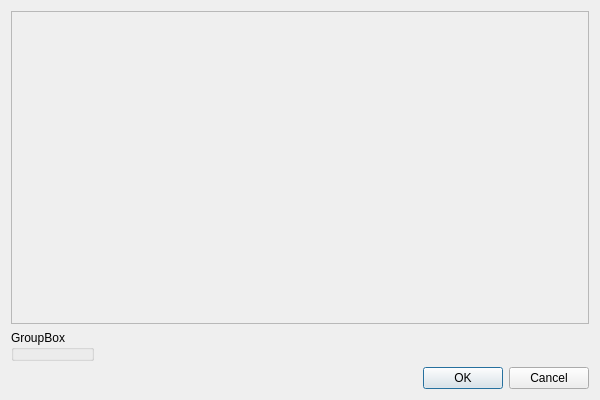
<?xml version="1.0" encoding="UTF-8"?>
<ui version="4.0">
 <class>Countries</class>
 <widget class="QWidget" name="Countries">
  <property name="geometry">
   <rect>
    <x>0</x>
    <y>0</y>
    <width>600</width>
    <height>400</height>
   </rect>
  </property>
  <property name="sizePolicy">
   <sizepolicy hsizetype="MinimumExpanding" vsizetype="MinimumExpanding">
    <horstretch>0</horstretch>
    <verstretch>0</verstretch>
   </sizepolicy>
  </property>
  <property name="minimumSize">
   <size>
    <width>0</width>
    <height>0</height>
   </size>
  </property>
  <property name="windowTitle">
   <string>Form</string>
  </property>
  <layout class="QVBoxLayout" name="verticalLayout">
   <item>
    <widget class="QScrollArea" name="scrollArea">
     <property name="widgetResizable">
      <bool>true</bool>
     </property>
     <widget class="QWidget" name="scrollAreaWidgetContents">
      <property name="geometry">
       <rect>
        <x>0</x>
        <y>0</y>
        <width>578</width>
        <height>299</height>
       </rect>
      </property>
     </widget>
    </widget>
   </item>
   <item>
    <widget class="QGroupBox" name="groupBox">
     <property name="sizePolicy">
      <sizepolicy hsizetype="Maximum" vsizetype="Maximum">
       <horstretch>0</horstretch>
       <verstretch>0</verstretch>
      </sizepolicy>
     </property>
     <property name="baseSize">
      <size>
       <width>0</width>
       <height>0</height>
      </size>
     </property>
     <property name="title">
      <string>GroupBox</string>
     </property>
    </widget>
   </item>
   <item>
    <widget class="QDialogButtonBox" name="buttonBox">
     <property name="standardButtons">
      <set>QDialogButtonBox::StandardButton::Cancel|QDialogButtonBox::StandardButton::Ok</set>
     </property>
    </widget>
   </item>
  </layout>
 </widget>
 <resources/>
 <connections/>
</ui>
